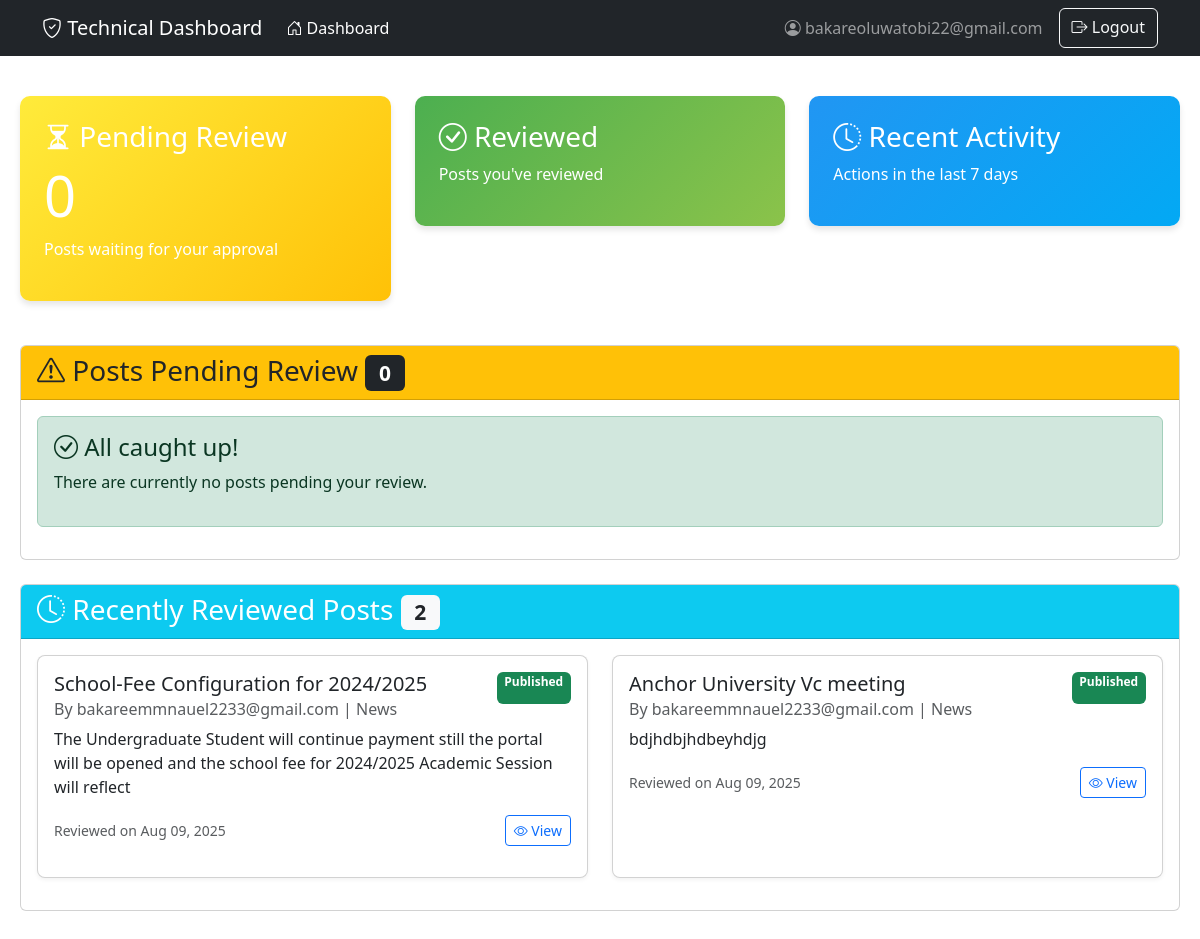
The app's page /technical/dashboard/ (signed in), older data.
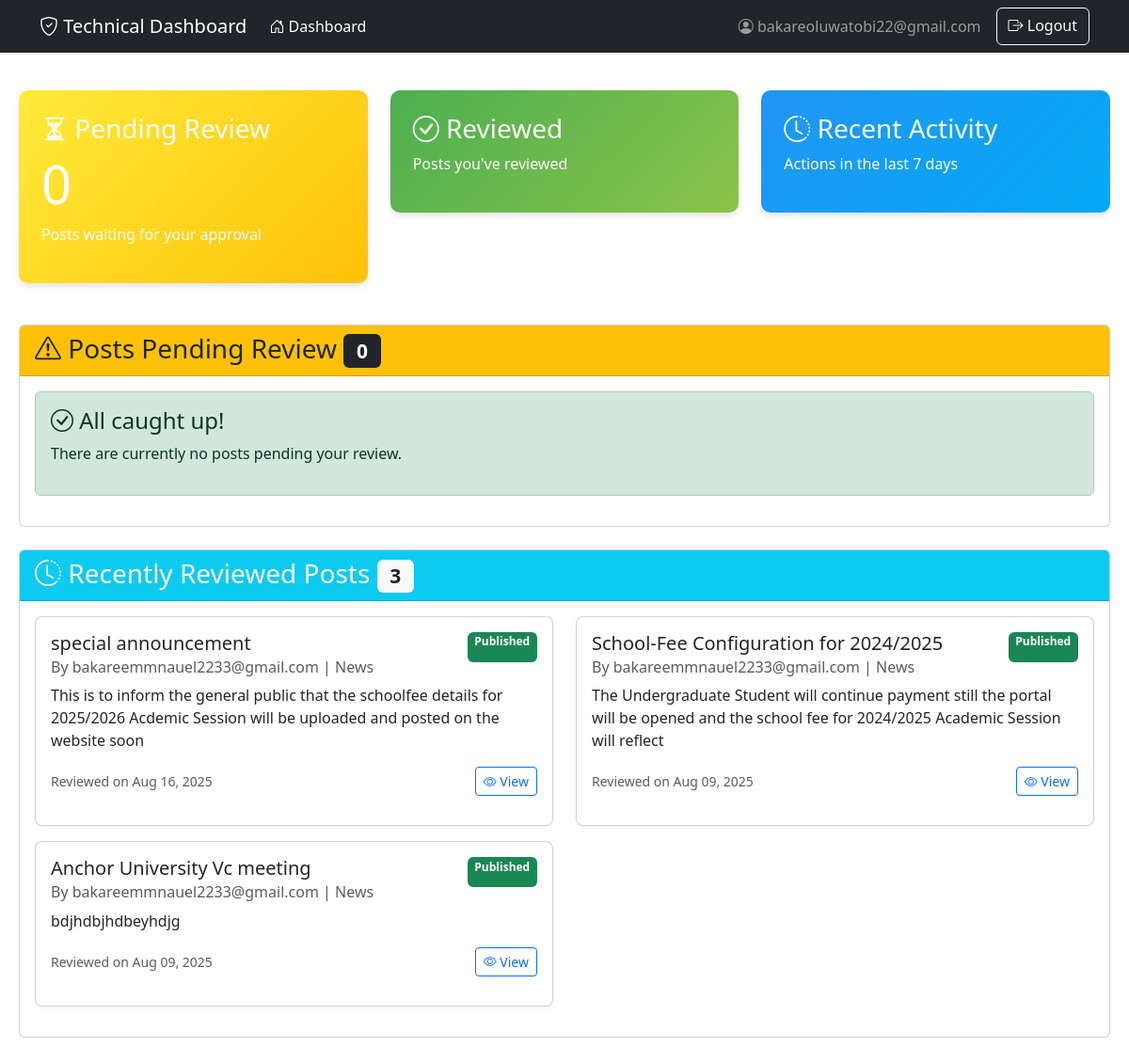
The same page, newer data.
### taskapp/models.py (models this page shows, shortened)
class User(AbstractBaseUser, PermissionsMixin):
    ROLE_CHOICES = (
        ('REGULAR', 'Regular User'),
        ('STAFF', 'Staff/Content Creator'),
        ('TECHNICAL', 'Technical Official/Reviewer'),
    )
    email = models.EmailField(_('email address'), unique=True)
    first_name = models.CharField(_('first name'), max_length=30, blank=True)
    last_name = models.CharField(_('last name'), max_length=150, blank=True)
    role = models.CharField(max_length=10, choices=ROLE_CHOICES, default='REGULAR')
    otp = models.CharField(max_length=6, null=True, blank=True)
    otp_expiry = models.DateTimeField(null=True, blank=True)
    is_verified = models.BooleanField(default=False)
    is_staff = models.BooleanField(
        _('staff status'),
        default=False,
        help_text=_('Designates whether the user can log into this admin site.'),
    )
    is_active = models.BooleanField(
        _('active'),
        default=True,
        help_text=_(
            'Designates whether this user should be treated as active. '
            'Unselect this instead of deleting accounts.'
        ),
    )
    date_joined = models.DateTimeField(_('date joined'), default=timezone.now)
    objects = CustomUserManager()
    USERNAME_FIELD = 'email'
    REQUIRED_FIELDS = ['first_name', 'last_name']
    class Meta:
        verbose_name = _('user')
        verbose_name_plural = _('users')

class Post(models.Model):
    STATUS_CHOICES = [
        ('DRAFT', 'Draft'),
        ('PENDING_REVIEW', 'Pending Review'),
        ('PUBLISHED', 'Published'),
        ('REJECTED', 'Rejected'),
    ]
    category = models.ForeignKey(
        Category,
        on_delete=models.SET_NULL,
        null=True,
        blank=True,
        related_name='post_category'
    )
    author = models.ForeignKey(
        User,
        on_delete=models.CASCADE,
        related_name='authored_posts'
    )
    title = models.CharField(max_length=200, validators=[MinLengthValidator(10)])
    summary = models.TextField(max_length=300)
    content = models.TextField()
    featured_image = models.ImageField(upload_to='post_images/', blank=True, null=True)
    status = models.CharField(max_length=15, choices=STATUS_CHOICES, default='DRAFT')
    created_at = models.DateTimeField(auto_now_add=True)
    updated_at = models.DateTimeField(auto_now=True)
    published_at = models.DateTimeField(null=True, blank=True)
    reviewed_by = models.ForeignKey(
        User,
        on_delete=models.SET_NULL,
        null=True,
        blank=True,
        related_name='reviewed_posts'
    )
    class Meta:
        ordering = ['-created_at']
        indexes = [models.Index(fields=['-created_at'])]

class Category(models.Model):
    name = models.CharField(max_length=100, unique=True)
    slug = models.SlugField(max_length=100, unique=True)
    description = models.TextField(blank=True)
    created_at = models.DateTimeField(auto_now_add=True)
    updated_at = models.DateTimeField(auto_now=True)
    class Meta:
        verbose_name_plural = "Categories"
        ordering = ['name']
    class Meta:
        verbose_name_plural = "Categories"
        ordering = ['name']

### taskapp/views.py (the view)
# urls.py: path('technical/dashboard/', views.technical_dashboard, name='technical_dashboard'),
@login_required
def technical_dashboard(request):
    if request.user.role != 'TECHNICAL':
        return redirect('index')
    pending_posts = Post.objects.filter(status='PENDING_REVIEW').order_by('-created_at')
    reviewed_posts = Post.objects.filter(
        reviewed_by=request.user
    ).exclude(status='PENDING_REVIEW').order_by('-published_at')[:12]
    context = {
        'pending_posts': pending_posts,
        'reviewed_posts': reviewed_posts,
        'pending_count': pending_posts.count(),
    }
    return render(request, 'technical_dashboard.html', context)

### taskapp/templates/technical_dashboard.html (shortened to what this page needs)
<!DOCTYPE html>
<html lang="en">
<head>
    <link href="https://cdn.jsdelivr.net/npm/bootstrap@5.3.0/dist/css/bootstrap.min.css" rel="stylesheet">
    <link rel="stylesheet" href="https://cdn.jsdelivr.net/npm/bootstrap-icons@1.10.0/font/bootstrap-icons.css">
</head>
<body>
    <nav class="navbar navbar-expand-lg navbar-dark bg-dark">
        <div class="container">
            <a class="navbar-brand" href="{% url 'technical_dashboard' %}">
                <i class="bi bi-shield-check"></i> Technical Dashboard
            </a>
            <div class="collapse navbar-collapse" id="navbarNav">
                <ul class="navbar-nav me-auto">
                    <li class="nav-item">
                        <a class="nav-link active" href="{% url 'technical_dashboard' %}">
                            <i class="bi bi-house-door"></i> Dashboard
                        </a>
                    </li>
                </ul>
                <div class="d-flex">
                    <span class="navbar-text me-3">
                        <i class="bi bi-person-circle"></i> {{ request.user.email }}
                    </span>
                    <a href="{% url 'logout' %}" class="btn btn-outline-light">
                        <i class="bi bi-box-arrow-right"></i> Logout
                    </a>
                </div>
            </div>
        </div>
    </nav>
    <div class="dashboard-container">
        <div class="row mb-4">
            <div class="col-md-4">
                <div class="stat-card pending-card text-white p-4">
                    <h3><i class="bi bi-hourglass-split"></i> Pending Review</h3>
                    <h1 class="display-4">{{ pending_count }}</h1>
                    <p>Posts waiting for your approval</p>
                </div>
            </div>
            <div class="col-md-4">
                <div class="stat-card reviewed-card text-white p-4">
                    <h3><i class="bi bi-check-circle"></i> Reviewed</h3>
                    <p>Posts you've reviewed</p>
                </div>
            </div>
            <div class="col-md-4">
                <div class="stat-card recent-card text-white p-4">
                    <h3><i class="bi bi-clock-history"></i> Recent Activity</h3>
                    <p>Actions in the last 7 days</p>
                </div>
            </div>
        </div>
        <div class="card mb-4">
            <div class="card-header bg-warning text-dark">
                <h3 class="mb-0">
                    <i class="bi bi-exclamation-triangle"></i> Posts Pending Review
                    <span class="badge bg-dark">{{ pending_posts|length }}</span>
                </h3>
            </div>
            <div class="card-body">
                {% if pending_posts %}
                <div class="table-responsive">
                    <table class="table table-hover">
                        <thead>
                            <tr>
                                <th>Title</th>
                                <th>Author</th>
                                <th>Category</th>
                                <th>Created</th>
                                <th>Summary</th>
                                <th>Actions</th>
                            </tr>
                        </thead>
                        <tbody>
                            {% for post in pending_posts %}
                            <tr>
                                <td>
                                    <a href="{% url 'review_post' post.id %}">{{ post.title }}</a>
                                </td>
                                <td>{{ post.author.email }}</td>
                                <td>{{ post.category.name|default:"-" }}</td>
                                <td>{{ post.created_at|date:"M d" }}</td>
                                <td class="post-summary">{{ post.summary }}</td>
                                <td class="action-buttons">
                                    <a href="{% url 'review_post' post.id %}" class="btn btn-sm btn-primary">
                                        <i class="bi bi-eye"></i> Review
                                    </a>
                                </td>
                            </tr>
                            {% endfor %}
                        </tbody>
                    </table>
                </div>
                {% else %}
                <div class="alert alert-success">
                    <h4><i class="bi bi-check-circle"></i> All caught up!</h4>
                    <p>There are currently no posts pending your review.</p>
                </div>
                {% endif %}
            </div>
        </div>
        <div class="card">
            <div class="card-header bg-info text-white">
                <h3 class="mb-0">
                    <i class="bi bi-clock-history"></i> Recently Reviewed Posts
                    <span class="badge bg-light text-dark">{{ reviewed_posts|length }}</span>
                </h3>
            </div>
            <div class="card-body">
                {% if reviewed_posts %}
                <div class="row">
                    {% for post in reviewed_posts %}
                    <div class="col-md-6 mb-3">
                        <div class="card post-card h-100">
                            <div class="card-body">
                                <div class="d-flex justify-content-between">
                                    <h5 class="card-title">{{ post.title }}</h5>
                                    <span class="badge
                                        {% if post.status == 'PUBLISHED' %}badge-published bg-success
                                        {% elif post.status == 'REJECTED' %}badge-rejected bg-danger
                                        {% else %}badge-pending{% endif %}">
                                        {{ post.get_status_display }}
                                    </span>
                                </div>
                                <h6 class="card-subtitle mb-2 text-muted">
                                    By {{ post.author.email }} | {{ post.category.name }}
                                </h6>
                                <p class="card-text">{{ post.summary }}</p>
                                <div class="d-flex justify-content-between align-items-center">
                                    <small class="text-muted">
                                        Reviewed on {{ post.published_at|date:"M d, Y" }}
                                    </small>
                                    <a href="{% url 'review_post' post.id %}" class="btn btn-sm btn-outline-primary">
                                        <i class="bi bi-eye"></i> View
                                    </a>
                                </div>
                            </div>
                        </div>
                    </div>
                    {% endfor %}
                </div>
                {% else %}
                <div class="alert alert-info">
                    <h4><i class="bi bi-info-circle"></i> No reviewed posts yet</h4>
                    <p>You haven't reviewed any posts yet. When you do, they'll appear here.</p>
                </div>
                {% endif %}
            </div>
        </div>
    </div>
</body>
</html>

### taskapp/templates/technical_dashboard.html (style rules this page uses)
.dashboard-container { max-width: 1400px; margin: 20px auto; padding: 20px; }
.stat-card { border-radius: 10px; box-shadow: 0 4px 6px rgba(0,0,0,0.1); transition: transform 0.3s ease; margin-bottom: 20px; }
.pending-card { background: linear-gradient(135deg, #ffeb3b, #ffc107); }
.reviewed-card { background: linear-gradient(135deg, #4caf50, #8bc34a); }
.recent-card { background: linear-gradient(135deg, #2196f3, #03a9f4); }
.post-card { border-radius: 8px; box-shadow: 0 2px 4px rgba(0,0,0,0.05); transition: all 0.3s ease; margin-bottom: 15px; }
.badge-published { background-color: #28a745; }

Row changes from the older to the newer data that the page shows:
added Post: title "special announcement", status "Published", author.email "bakareemmnauel2233@gmail.com", category.name "News", summary "This is to inform the general public that the schoolfee details for 2025/2026 Acdemic Session will be uploaded and posted on the website soon", published_at "Aug 16, 2025"
Text that changed along with them:
{{ reviewed_posts|length }}: "2" → "3"
